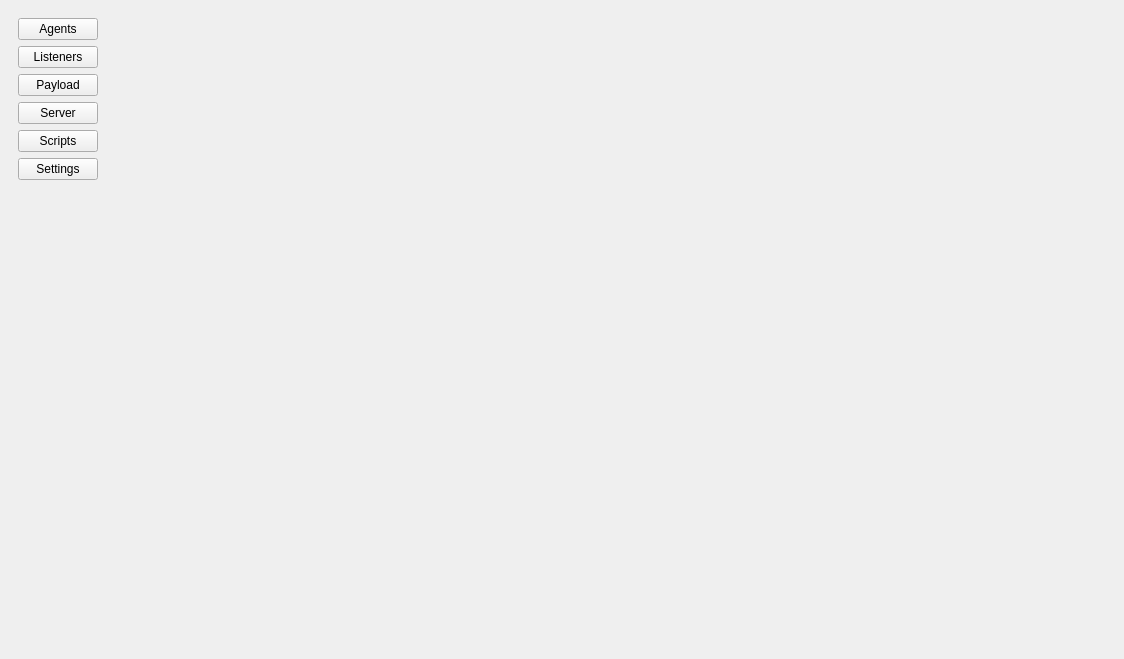
<?xml version="1.0" encoding="UTF-8"?>
<ui version="4.0">
 <class>HcMainWindow</class>
 <widget class="QMainWindow" name="HcMainWindow">
  <property name="geometry">
   <rect>
    <x>0</x>
    <y>0</y>
    <width>1124</width>
    <height>659</height>
   </rect>
  </property>
  <property name="windowTitle">
   <string>MainWindow</string>
  </property>
  <widget class="QWidget" name="MainWidget">
   <layout class="QGridLayout" name="gridLayout">
    <item row="0" column="0">
     <widget class="QWidget" name="SideBarWidget" native="true">
      <layout class="QGridLayout" name="gridLayout_2">
       <item row="1" column="0">
        <widget class="QPushButton" name="ButtonListeners">
         <property name="text">
          <string>Listeners</string>
         </property>
        </widget>
       </item>
       <item row="5" column="0">
        <widget class="QPushButton" name="ButtonSettings">
         <property name="text">
          <string>Settings</string>
         </property>
        </widget>
       </item>
       <item row="4" column="0">
        <widget class="QPushButton" name="ButtonScripts">
         <property name="text">
          <string>Scripts</string>
         </property>
        </widget>
       </item>
       <item row="0" column="0">
        <widget class="QPushButton" name="ButtonAgents">
         <property name="text">
          <string>Agents</string>
         </property>
        </widget>
       </item>
       <item row="3" column="0">
        <widget class="QPushButton" name="ButtonServer">
         <property name="text">
          <string>Server</string>
         </property>
        </widget>
       </item>
       <item row="2" column="0">
        <widget class="QPushButton" name="ButtonPayload">
         <property name="text">
          <string>Payload</string>
         </property>
        </widget>
       </item>
       <item row="6" column="0">
        <spacer name="Spacer">
         <property name="orientation">
          <enum>Qt::Vertical</enum>
         </property>
         <property name="sizeHint" stdset="0">
          <size>
           <width>20</width>
           <height>40</height>
          </size>
         </property>
        </spacer>
       </item>
      </layout>
     </widget>
    </item>
    <item row="0" column="1">
     <widget class="QStackedWidget" name="StackedWidget"/>
    </item>
   </layout>
  </widget>
 </widget>
 <resources/>
 <connections/>
</ui>
